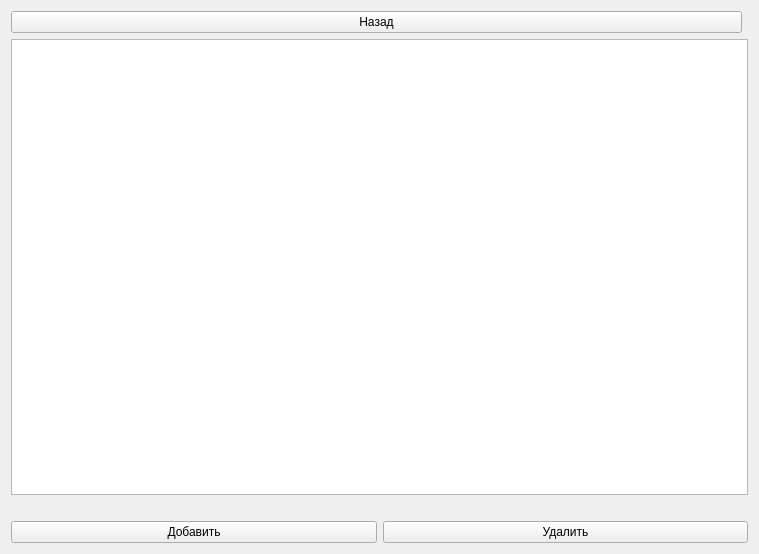
<?xml version="1.0" encoding="UTF-8"?>
<ui version="4.0">
 <class>FilmsBD</class>
 <widget class="QWidget" name="FilmsBD">
  <property name="geometry">
   <rect>
    <x>0</x>
    <y>0</y>
    <width>759</width>
    <height>554</height>
   </rect>
  </property>
  <property name="windowTitle">
   <string>Form</string>
  </property>
  <layout class="QGridLayout" name="gridLayout">
   <item row="0" column="0">
    <widget class="QPushButton" name="ReturnToMenuButton">
     <property name="text">
      <string>Назад</string>
     </property>
    </widget>
   </item>
   <item row="3" column="0" colspan="2">
    <layout class="QHBoxLayout" name="horizontalLayout">
     <item>
      <widget class="QPushButton" name="AddButton">
       <property name="text">
        <string>Добавить</string>
       </property>
      </widget>
     </item>
     <item>
      <widget class="QPushButton" name="DeleteButton">
       <property name="text">
        <string>Удалить</string>
       </property>
      </widget>
     </item>
    </layout>
   </item>
   <item row="1" column="0" colspan="2">
    <widget class="QTableView" name="tableView"/>
   </item>
   <item row="2" column="0">
    <spacer name="horizontalSpacer">
     <property name="orientation">
      <enum>Qt::Horizontal</enum>
     </property>
     <property name="sizeHint" stdset="0">
      <size>
       <width>40</width>
       <height>20</height>
      </size>
     </property>
    </spacer>
   </item>
  </layout>
 </widget>
 <resources/>
 <connections/>
</ui>
